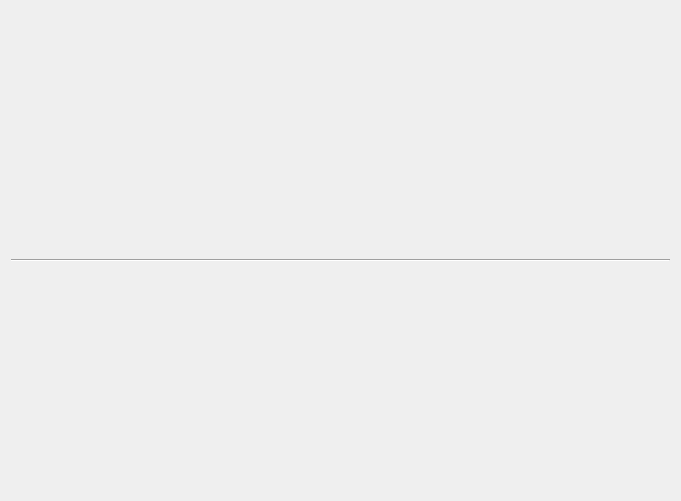
<?xml version="1.0" encoding="UTF-8"?>
<ui version="4.0">
 <class>TopMenu</class>
 <widget class="QWidget" name="TopMenu">
  <property name="geometry">
   <rect>
    <x>0</x>
    <y>0</y>
    <width>681</width>
    <height>501</height>
   </rect>
  </property>
  <property name="windowTitle">
   <string>Form</string>
  </property>
  <layout class="QVBoxLayout" name="verticalLayout">
   <item>
    <layout class="QHBoxLayout" name="menuLayout">
     <property name="spacing">
      <number>20</number>
     </property>
     <item>
      <spacer name="horizontalSpacer_2">
       <property name="orientation">
        <enum>Qt::Horizontal</enum>
       </property>
       <property name="sizeHint" stdset="0">
        <size>
         <width>40</width>
         <height>20</height>
        </size>
       </property>
      </spacer>
     </item>
     <item>
      <spacer name="horizontalSpacer">
       <property name="orientation">
        <enum>Qt::Horizontal</enum>
       </property>
       <property name="sizeHint" stdset="0">
        <size>
         <width>40</width>
         <height>20</height>
        </size>
       </property>
      </spacer>
     </item>
    </layout>
   </item>
   <item>
    <widget class="Line" name="line">
     <property name="orientation">
      <enum>Qt::Horizontal</enum>
     </property>
    </widget>
   </item>
  </layout>
 </widget>
 <resources/>
 <connections/>
</ui>
